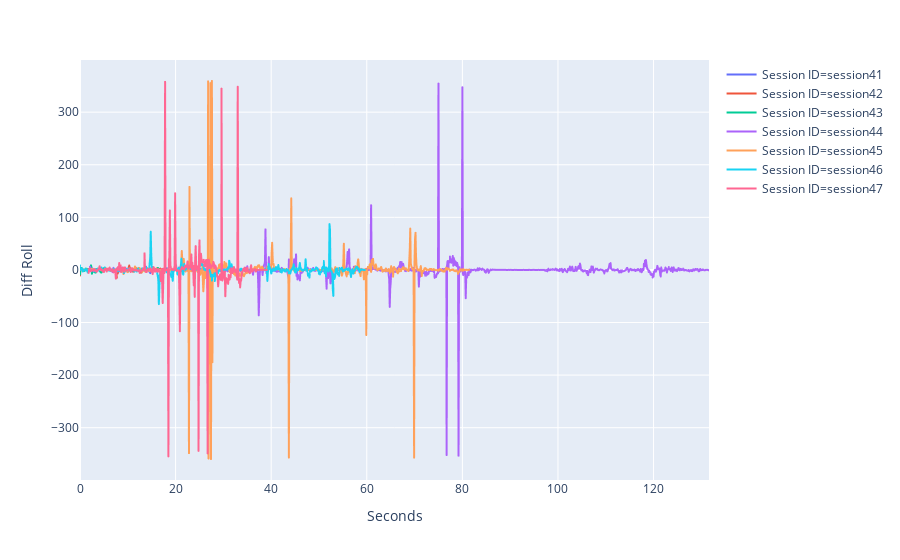

Source (notebook cell):
### Code cell
fig = px.line(df, x="Seconds", y="Diff Roll", color="Session ID")
fig.show()

### Figure 1 — Plotly figure (JSON) as saved in the notebook; plotly's stock layout.template omitted (floating-point values rounded to 4 significant figures; data arrays with more than 128 entries replaced by an {"elided": "..."} marker saying what was removed)
{"data": [{"hoverlabel": {"namelength": 0}, "hovertemplate": "Session ID=session41<br>Seconds=%{x}<br>Diff Roll=%{y}", "legendgroup": "Session ID=session41", "line": {"color": "#636efa", "dash": "solid"}, "mode": "lines", "name": "Session ID=session41", "showlegend": true, "type": "scattergl", "x": {"elided": "197 float values"}, "xaxis": "x", "y": {"elided": "197 float values"}, "yaxis": "y"}, {"hoverlabel": {"namelength": 0}, "hovertemplate": "Session ID=session42<br>Seconds=%{x}<br>Diff Roll=%{y}", "legendgroup": "Session ID=session42", "line": {"color": "#EF553B", "dash": "solid"}, "mode": "lines", "name": "Session ID=session42", "showlegend": true, "type": "scattergl", "x": {"elided": "230 float values"}, "xaxis": "x", "y": {"elided": "230 float values"}, "yaxis": "y"}, {"hoverlabel": {"namelength": 0}, "hovertemplate": "Session ID=session43<br>Seconds=%{x}<br>Diff Roll=%{y}", "legendgroup": "Session ID=session43", "line": {"color": "#00cc96", "dash": "solid"}, "mode": "lines", "name": "Session ID=session43", "showlegend": true, "type": "scattergl", "x": {"elided": "196 float values"}, "xaxis": "x", "y": {"elided": "196 float values"}, "yaxis": "y"}, {"hoverlabel": {"namelength": 0}, "hovertemplate": "Session ID=session44<br>Seconds=%{x}<br>Diff Roll=%{y}", "legendgroup": "Session ID=session44", "line": {"color": "#ab63fa", "dash": "solid"}, "mode": "lines", "name": "Session ID=session44", "showlegend": true, "type": "scattergl", "x": {"elided": "1296 float values"}, "xaxis": "x", "y": {"elided": "1296 float values"}, "yaxis": "y"}, {"hoverlabel": {"namelength": 0}, "hovertemplate": "Session ID=session45<br>Seconds=%{x}<br>Diff Roll=%{y}", "legendgroup": "Session ID=session45", "line": {"color": "#FFA15A", "dash": "solid"}, "mode": "lines", "name": "Session ID=session45", "showlegend": true, "type": "scattergl", "x": {"elided": "815 float values"}, "xaxis": "x", "y": {"elided": "815 float values"}, "yaxis": "y"}, {"hoverlabel": {"namelength": 0}, "hovertemplate": "Session ID=session46<br>Seconds=%{x}<br>Diff Roll=%{y}", "legendgroup": "Session ID=session46", "line": {"color": "#19d3f3", "dash": "solid"}, "mode": "lines", "name": "Session ID=session46", "showlegend": true, "type": "scattergl", "x": {"elided": "597 float values"}, "xaxis": "x", "y": {"elided": "597 float values"}, "yaxis": "y"}, {"hoverlabel": {"namelength": 0}, "hovertemplate": "Session ID=session47<br>Seconds=%{x}<br>Diff Roll=%{y}", "legendgroup": "Session ID=session47", "line": {"color": "#FF6692", "dash": "solid"}, "mode": "lines", "name": "Session ID=session47", "showlegend": true, "type": "scattergl", "x": {"elided": "374 float values"}, "xaxis": "x", "y": {"elided": "374 float values"}, "yaxis": "y"}], "layout": {"legend": {"tracegroupgap": 0}, "margin": {"t": 60}, "xaxis": {"anchor": "y", "domain": [0, 1], "title": {"text": "Seconds"}}, "yaxis": {"anchor": "x", "domain": [0, 1], "title": {"text": "Diff Roll"}}}}
